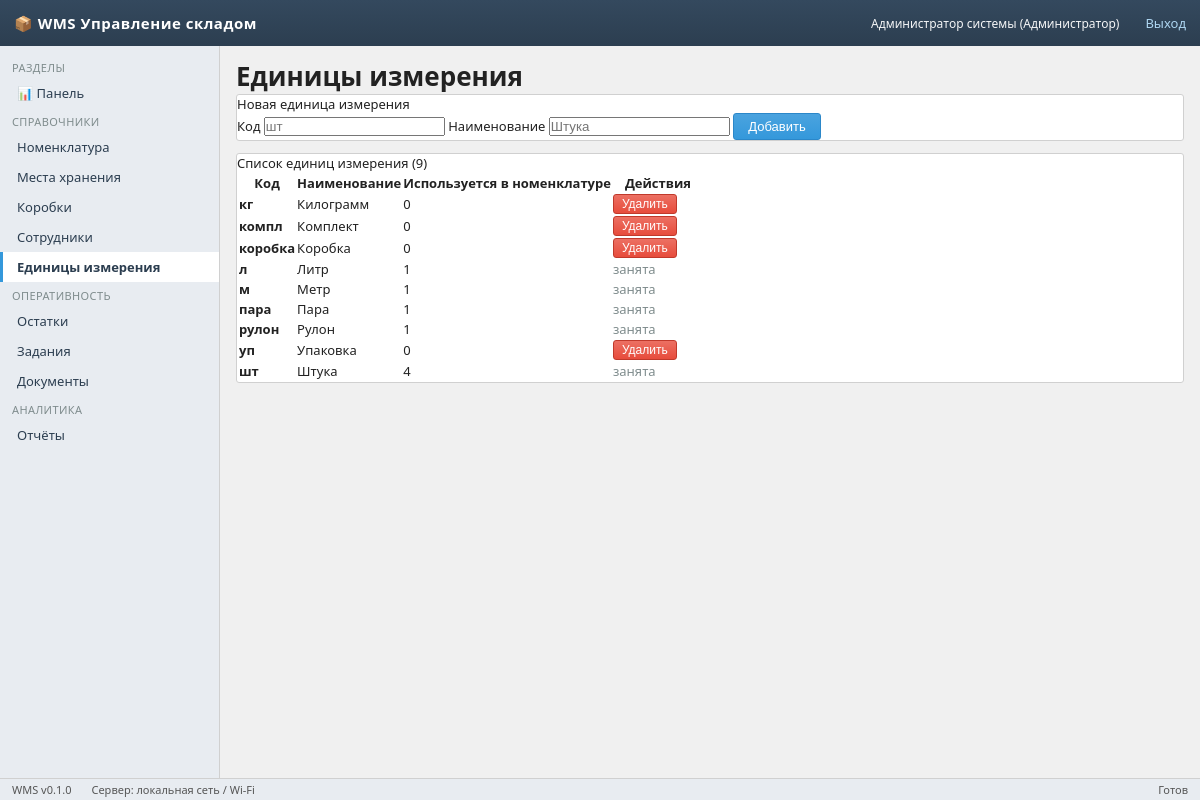
Screenshot of /units (signed in) with the database file from the repository.
### app/models/models.py (models this page shows)
class User(Base):
    __tablename__ = "users"
    id: Mapped[int] = mapped_column(primary_key=True)
    username: Mapped[str] = mapped_column(String(64), unique=True, index=True)
    password_hash: Mapped[str] = mapped_column(String(128), default="")
    full_name: Mapped[str] = mapped_column(String(128), default="")
    role: Mapped[str] = mapped_column(String(16), default="worker")  # admin/controller/worker
    pin_code: Mapped[str] = mapped_column(String(8), default="")
    is_active: Mapped[bool] = mapped_column(Boolean, default=True)
    created_at: Mapped[datetime] = mapped_column(DateTime, default=datetime.utcnow)
    employee = relationship("Employee", back_populates="user", uselist=False)

class Unit(Base):
    __tablename__ = "units"
    id: Mapped[int] = mapped_column(primary_key=True)
    code: Mapped[str] = mapped_column(String(16), unique=True)
    name: Mapped[str] = mapped_column(String(64))

### app/api/dicts.py (the view)
@router.get("/units", response_class=HTMLResponse)
def units_page(request: Request, db: Session = Depends(get_db)):
    u = require_role(request, db, ROLE)
    if not u:
        return redir_login()
    items = _units(db)
    return templates.TemplateResponse("units.html", {
        "request": request, "user": u, "items": items,
        "counts": {un.id: db.query(Nomenclature).filter_by(unit_id=un.id).count()
                   for un in items},
        "app_title": "WMS Управление складом", "active": "units"})

### app/templates/units.html (shortened to what this page needs)
{% extends "base.html" %}
{% block content %}
<div class="page-header">
  <h1>Единицы измерения</h1>
</div>
<div class="panel">
  <div class="panel-header">Новая единица измерения</div>
  <div class="panel-body">
    <form method="post" action="/units/save" class="inline-form">
      <label>Код <input name="code" maxlength="10" required placeholder="шт"></label>
      <label>Наименование <input name="name" maxlength="50" required placeholder="Штука"></label>
      <button type="submit" class="btn btn-primary">Добавить</button>
    </form>
  </div>
</div>
<div class="panel">
  <div class="panel-header">Список единиц измерения ({{ items|length }})</div>
  <table class="data-table">
    <thead><tr><th>Код</th><th>Наименование</th><th>Используется в номенклатуре</th><th style="width:90px">Действия</th></tr></thead>
    <tbody>
    {% for u in items %}
      <tr>
        <td><b>{{ u.code }}</b></td>
        <td>{{ u.name }}</td>
        <td>{{ counts.get(u.id, 0) }}</td>
        <td>
          {% if counts.get(u.id, 0) == 0 %}
          <form method="post" action="/units/{{ u.id }}/delete" onsubmit="return confirm('Удалить единицу «{{ u.name }}»?');" style="display:inline">
            <button type="submit" class="btn btn-danger btn-sm">Удалить</button>
          </form>
          {% else %}<span class="muted">занята</span>{% endif %}
        </td>
      </tr>
    {% else %}
      <tr><td colspan="4" class="empty">Нет данных</td></tr>
    {% endfor %}
    </tbody>
  </table>
</div>
{% endblock %}

### app/templates/base.html (shortened to what this page needs)
<!doctype html>
<html lang="ru">
<head>
<link rel="stylesheet" href="/static/wms.css">
</head>
<body>
<div class="topbar">
  <span class="logo">📦 {{ app_title }}</span>
  {% if user %}
    <span class="user">{{ user.full_name or user.username }}
      ({{ {'admin':'Администратор','controller':'Контролёр','worker':'Складской рабочий'}[user.role] }})</span>
    <a href="/logout">Выход</a>
  {% endif %}
</div>
{% if user %}
<nav class="sidebar">
  <div class="section">Разделы</div>
  <a class="nav-item {% if active=='dashboard' %}active{% endif %}" href="/">📊 Панель</a>
  <div class="section">Справочники</div>
  <a class="nav-item {% if active=='nomenclature' %}active{% endif %}" href="/nomenclature">Номенклатура</a>
  <a class="nav-item {% if active=='locations' %}active{% endif %}" href="/locations">Места хранения</a>
  <a class="nav-item {% if active=='boxes' %}active{% endif %}" href="/boxes">Коробки</a>
  <a class="nav-item {% if active=='employees' %}active{% endif %}" href="/employees">Сотрудники</a>
  <a class="nav-item {% if active=='units' %}active{% endif %}" href="/units">Единицы измерения</a>
  <div class="section">Оперативность</div>
  <a class="nav-item {% if active=='stock' %}active{% endif %}" href="/stock">Остатки</a>
  <a class="nav-item {% if active=='tasks' %}active{% endif %}" href="/tasks">Задания</a>
  <a class="nav-item {% if active=='documents' %}active{% endif %}" href="/documents">Документы</a>
  <div class="section">Аналитика</div>
  <a class="nav-item {% if active=='reports' %}active{% endif %}" href="/reports">Отчёты</a>
</nav>
{% endif %}
<main class="main" {% if not user %}style="margin-left:0"{% endif %}>
{% block content %}{% endblock %}
</main>
<div class="statusbar">
  <span>WMS v0.1.0</span>
  <span>Сервер: локальная сеть / Wi-Fi</span>
  <span style="margin-left:auto">{% block status_right %}Готов{% endblock %}</span>
</div>
</body>
</html>

### app/static/wms.css (style rules this page uses)
:root { --bg: #f0f0f0; --panel: #ffffff; --head: #2c3e50; --btn: #3498db; --ok: #27ae60; --danger: #e74c3c; --border: #d0d0d0; }
* { box-sizing: border-box; margin: 0; padding: 0; }
body { font-family: "Segoe UI", Tahoma, Arial, sans-serif; background: var(--bg); color: #222; font-size: 13px; }
a { color: #2471a3; text-decoration: none; }
.topbar { height: 46px; background: linear-gradient(#34495e, #2c3e50); color: #fff; display: flex; align-items: center; padding: 0 14px; gap: 14px; position: fixed; top: 0; left: 0; right: 0; z-index: 100; }
.topbar .logo { font-weight: bold; font-size: 15px; letter-spacing: .5px; }
.topbar .user { font-size: 12px; opacity: .95; }
.topbar a { color: #aed6f1; margin-left: 12px; }
.sidebar { position: fixed; top: 46px; bottom: 22px; left: 0; width: 220px; background: #e8ecf1; border-right: 1px solid var(--border); overflow-y: auto; padding: 8px 0; }
.sidebar .section { padding: 6px 12px 3px; font-size: 11px; color: #7f8c8d; text-transform: uppercase; letter-spacing: .4px; }
.sidebar a.nav-item { display: block; padding: 6px 14px; color: #2c3e50; border-left: 3px solid transparent; }
.sidebar a.nav-item.active { background: #fff; border-left-color: var(--btn); font-weight: 600; }
.main { margin: 46px 0 22px 220px; padding: 12px 16px; }
.btn { display: inline-block; padding: 5px 14px; border-radius: 3px; border: 1px solid #bbb; background: linear-gradient(#fff, #eef0f2); color: #333; cursor: pointer; font-size: 13px; }
.btn-primary { background: linear-gradient(#4aa3df, var(--btn)); border-color: #2b87c9; color: #fff; }
.btn-danger { background: linear-gradient(#ec7063, var(--danger)); border-color: #c0392b; color: #fff; }
.btn-sm { padding: 2px 8px; font-size: 12px; }
.panel { background: var(--panel); border: 1px solid var(--border); border-radius: 3px; margin-bottom: 12px; }
.statusbar { position: fixed; bottom: 0; left: 0; right: 0; height: 22px; line-height: 22px; background: #e8ecf1; border-top: 1px solid var(--border); font-size: 11px; color: #555; padding: 0 12px; display: flex; gap: 20px; z-index: 100; }
.muted { color: #7f8c8d; }
.inline-form { display: inline; }

### rows the page displays
User: full_name "Администратор системы", role "Администратор"
Unit: code "кг", name "Килограмм", get "0"
Unit: code "компл", name "Комплект", get "0"
Unit: code "коробка", name "Коробка", get "0"
Unit: code "л", name "Литр", get "1", shows "занята"
Unit: code "м", name "Метр", get "1", shows "занята"
Unit: code "пара", name "Пара", get "1", shows "занята"
Unit: code "рулон", name "Рулон", get "1", shows "занята"
Unit: code "уп", name "Упаковка", get "0"
Unit: code "шт", name "Штука", get "4", shows "занята"

### other values shown
{{ app_title }} "WMS Управление складом"
{{ items|length }} "9"
